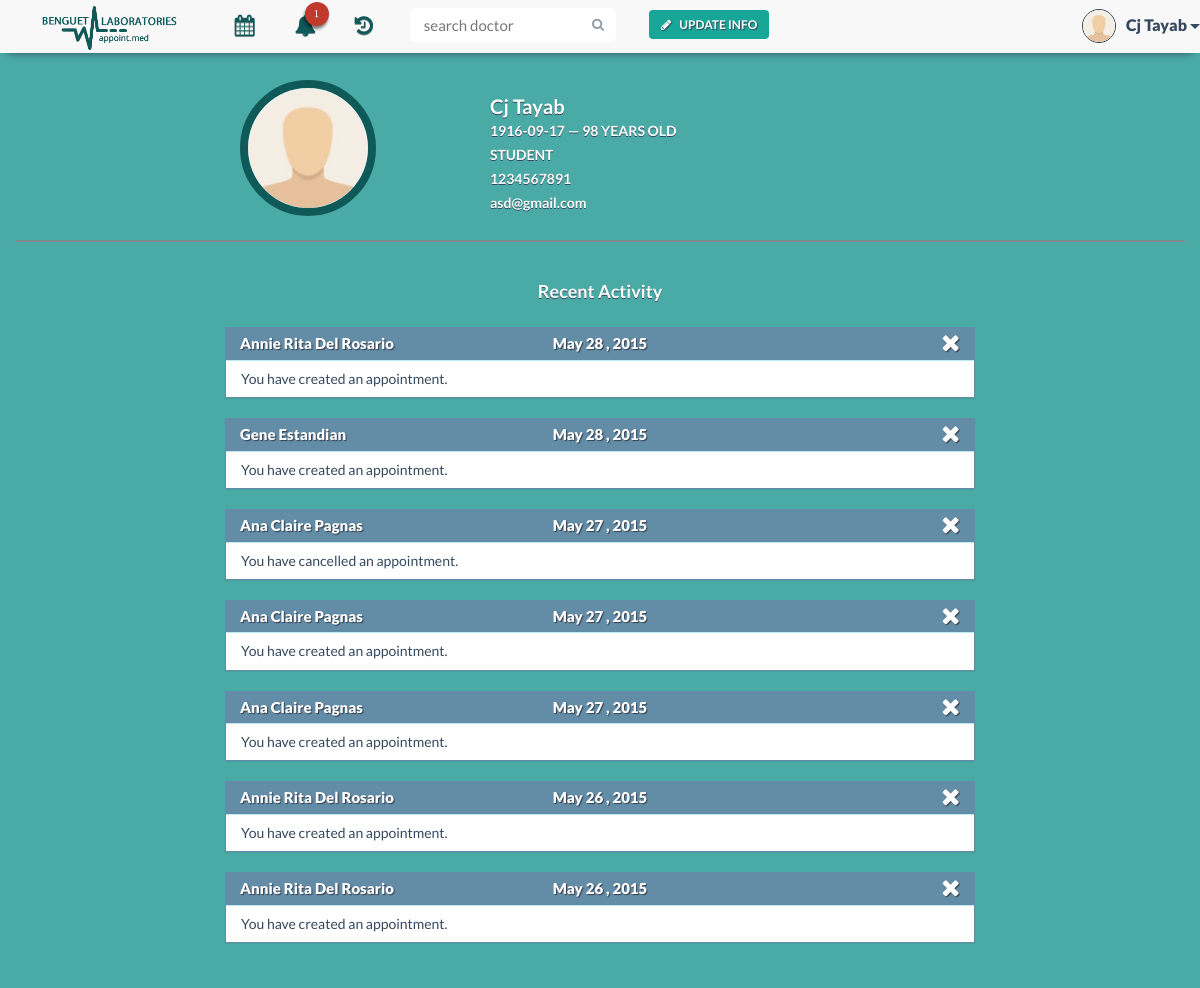
The app's page /patient.php (signed in), older data.
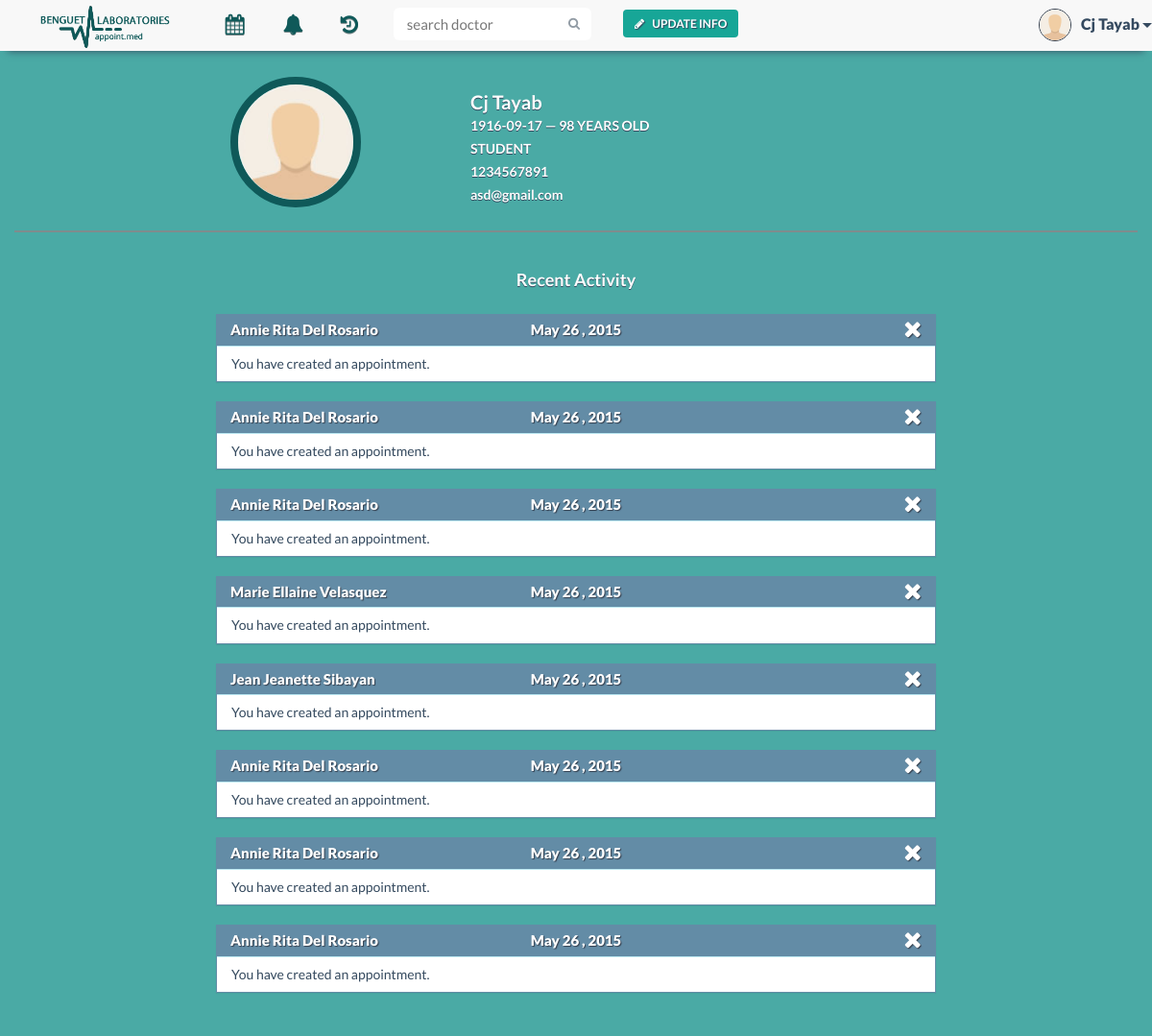
The same page, newer data.
### tables this page shows
CREATE TABLE IF NOT EXISTS `patient` (
  `patient_id` varchar(30) NOT NULL,
  `patient_name` varchar(30) NOT NULL,
  `patient_contact` varchar(20) NOT NULL,
  `birthdate` date NOT NULL,
  `email` varchar(30) NOT NULL,
  `username` varchar(30) NOT NULL,
  `occupation` text,
  PRIMARY KEY (`patient_id`),
  KEY `username` (`username`)
);

CREATE TABLE IF NOT EXISTS `notification` (
  `notification_id` int(11) NOT NULL AUTO_INCREMENT,
  `indicator` varchar(30) NOT NULL,
  `doctor_id` varchar(30) NOT NULL,
  `patient_id` varchar(30) NOT NULL,
  `legend_id` varchar(30) NOT NULL,
  `notification_date` date NOT NULL,
  `notification` text NOT NULL,
  PRIMARY KEY (`notification_id`),
  KEY `notif_id` (`legend_id`)
);

CREATE TABLE IF NOT EXISTS `doctor` (
  `doctor_id` varchar(30) NOT NULL,
  `doctor_name` varchar(30) NOT NULL,
  `specialization` text NOT NULL,
  `doctor_status` enum('In','Out','Break') NOT NULL,
  `email` varchar(30) NOT NULL,
  `username` varchar(30) NOT NULL,
  PRIMARY KEY (`doctor_id`),
  KEY `username` (`username`)
);

### patient.php (the view, shortened to what this page needs)
<!DOCTYPE html>
<html lang="en">
    <?php
    include 'include/head.php';
    include 'connectdatabase.php';
    ?>
    <body>
        <div class="container">
            <?php
            $username = $_SESSION['username'];
            $result = mysqli_query($con, "SELECT * FROM patient WHERE username LIKE '$username'") or die(mysqli_error());
            $row = mysqli_fetch_array($result);
            $patient_id = $row['patient_id'];
            $patient_n = $row['patient_name'];
            $n_result = mysqli_query($con, "SELECT * FROM notification WHERE patient_id LIKE '$patient_id' ORDER BY 6 DESC, 1 DESC LIMIT 10");
            $date_today = date('Y-m-d');
            $count_result = mysqli_query($con, "SELECT COUNT(notification) AS count FROM notification WHERE patient_id LIKE '$patient_id' AND (indicator = 'doctor' OR indicator = 'admin')");
            $count_row = mysqli_fetch_array($count_result);
            $count_announcement = mysqli_query($con, "SELECT * FROM announcement WHERE start_publish <= '$date_today' AND end_publish >= '$date_today' AND (send_to = 'all' OR send_to = 'patient')");
            $notif_count = $count_row['count'];
            $announcement_count = mysqli_num_rows($count_announcement);
            $notif_count2 = $notif_count + $announcement_count;
            ?>
            <?php
            include 'include/pt-nav-start.php';
            ?>
            <ul class="nav navbar-nav">
                <li class="dropdown tooltip-bottom" data-tooltip="Appointments">
                    <a href="#" class="dropdown-toggle" data-toggle="dropdown" role="button" aria-expanded="false"><i class="fa fa-calendar fa-lg"></i>Appointments<span class="caret"></span></a>
                </li>
                <li class="tooltip-bottom" data-tooltip="Notifications">
                    <a href="notifications.php">
                        <i class="fa fa-bell fa-lg">
                            <?php
                            if ($notif_count2 == 0)
                                echo '<span class="badge hide">' . $notif_count2 . '</span>';
                            else
                                echo '<span class="badge">' . $notif_count2 . '</span>';
                            ?>
                        </i>Notifications
                    </a>
                </li>
                <li class="dropdown tooltip-bottom" data-tooltip="History">
                    <a href="#" class="dropdown-toggle" data-toggle="dropdown" role="button" aria-expanded="false"><i class="fa fa-history fa-lg"></i>History<span class="caret"></span></a>
                </li>
                <?php
                include 'include/pt-nav-end.php';
                ?>
                <div class="container-fluid" id="patient-info">
                    <div class="row">
                        <div class="col-xs-12 col-md-2 col-md-offset-2">
                            <img src="img/profile/<?php
                            $file = "img/profile/" . $patient_id . ".jpg";
                            if (file_exists($file)) {
                                echo $patient_id;
                            } else {
                                echo 'profile_avatar';
                            }
                            ?>.jpg" class="img-responsive">
                        </div>
                        <div class="col-xs-12 col-md-5 user-md">
                            <div class="p-info">
                                    <h1><?php echo $row['patient_name']; ?></h1>
                                    <?php
                                    $birthday = explode("-", $row['birthdate']);
                                    $age = (date("md", date("U", mktime(0, 0, 0, $birthday[1], $birthday[2], $birthday[0]))) > date("md") ? ((date("Y") - $birthday[0]) - 1) : (date("Y") - $birthday[0]));
                                    ?>
                                    <p><?php echo $row['birthdate']; ?> &mdash; <?php echo $age; ?> years old</p>
                                    <p><?php echo $row['occupation']; ?></p>
                                    <p><?php echo $row['patient_contact']; ?></p>
                                    <p class="email"><?php echo $row['email']; ?></p>
                            </div>
                        </div>
                    </div>
                </div>
                <div class="container-fluid patient-activity">
                    <div class="row">
                        <div class="col-md-6 col-md-offset-3">
                        </div>
                        <?php
                        if (mysqli_num_rows($n_result) >= 1) {
                            echo '<h1 class="text-center row-header2-fff">Recent Activity</h1>';
                            while ($n_row = mysqli_fetch_array($n_result)) {
                                if ($n_row['indicator'] == 'patient') {
                                    if ($n_row['patient_id'] == $patient_id) {
                                        $n_id = $n_row['legend_id'];
                                        $n_did = $n_row['doctor_id'];
                                        $notif_date = date("F j , Y", strtotime($n_row["notification_date"]));
                                        $n_legend = mysqli_query($con, "SELECT * FROM notification_legend WHERE legend_id LIKE '$n_id'");
                                        $n_color = mysqli_fetch_array($n_legend);
                                        $d_result = mysqli_query($con, "SELECT * FROM doctor WHERE doctor_id LIKE '$n_did'");
                                        $doc = mysqli_fetch_array($d_result);
                                        if ($n_color['color'] == 'orange') {
                                            echo "<div class='col-xs-12 col-md-8 col-md-offset-2'>
                                                    <div class='panel panel-notif panel-warning'>
                                                        <div class='panel-heading'><span class='hidden-xs hidden-sm'>Dr. " . $doc["doctor_name"] . "</span>" . $notif_date . "
                                                            <a href=\"close_notif_prof.php?nid=$n_row[notification_id]&desc=$n_row[notification]\" title='Close'><i class='fa fa-remove delete-btn x-btn'></i></a>
                                                        </div>
                                                        <div class='panel-body'>
                                                             You have rescheduled an appointment.<span class='visible-xs visible-sm notif-name'>&mdash; Dr. " . $doc['doctor_name'] . "</span>
                                                        </div>
                                                    </div>
                                                </div>";
                                        } else if ($n_color['color'] == 'blue') {
                                            if($n_row['notification'] == 'A patient has requested an appointment.')
                                                $notification_m = 'You have created an appointment.';
                                            else
                                                $notification_m = 'You have cancelled an appointment.';
                                            echo "<div class='col-xs-12 col-md-8 col-md-offset-2'>
                                                    <div class='panel panel-notif panel-info'>
                                                        <div class='panel-heading'><span class='hidden-xs hidden-sm'>" . $doc["doctor_name"] . "</span>" . $notif_date . "
                                                            <a href=\"close_notif_prof.php?nid=$n_row[notification_id]&desc=$n_row[notification]\" title='Close'><i class='fa fa-remove delete-btn x-btn'></i></a>
                                                        </div>
                                                        <div class='panel-body'>
                                                            " . $notification_m . "<span class='visible-xs visible-sm notif-name'>&mdash; Dr. " . $doc['doctor_name'] . "</span>
                                                        </div>
                                                    </div>
                                                </div>";
                                        }
                                    }
                                }
                            }
                        } else
                            echo '<h1 class="text-center row-header2-fff">No Recent Activity</h1>';
                        ?>
                    </div>
                </div>
        </div>
    </body>
</html>

### include/head.php (shortened to what this page needs)
<head>
    <link href="css/bootstrap.min.css" rel="stylesheet">
    <link href="css/font-awesome.min.css" rel="stylesheet">
    <link href="css/font-awesome.css" rel="stylesheet">
    <link href="css/bootstrap-datetimepicker.min.css" rel="stylesheet">
    <link href="css/styles.css" rel="stylesheet">
    <link href="css/search.css" rel="stylesheet">
    <link href="css/tooltip.css" rel="stylesheet">
    <link href="css/scrolltop.css" rel="stylesheet">
</head>

### include/pt-nav-start.php (shortened to what this page needs)
<nav class="navbar navbar-default navbar-fixed-top">
    <div class="container">
        <div class="navbar-header">
            <a class="navbar-brand logo-text hidden-sm hidden-xs" href="#">appoint.med</a>
            <div class="navbar-logo hidden-sm hidden-xs">
            </div>
        </div>
        <div class="collapse navbar-collapse" id="bs-example-navbar-collapse-1">

### include/pt-nav-end.php (shortened to what this page needs)
                <li class="nav-button navbar-right">
                    <button type="button" class="btn btn-default btn-noborder green-btn nav-modal-button" data-toggle="modal" data-target=".bs-pt-edit-profile-modal-lg" data-id="'.$appointment_id.'" data-patient-id="'.$patient_id.'">
                    <i class="fa fa-pencil"></i>Update Info</button>
                </li>
                <form class="navbar-form navbar-right" method="post" role="search" action="search.php">
                    <div class="input-group search-bar">
                        <input type="text" class="form-control" name="search" placeholder="search doctor" id="inputSearch">
                        <span class="input-group-btn">
                            <button type="submit" class="btn"><i class="fa fa-search"></i></button>
                        </span>
                    </div>
                </form>
            </ul>
            <ul class="nav navbar-nav navbar-right signedin">
                <div class="btn-group navbar-right tooltip-bottom" data-tooltip="You">
                    <button type="button" class="btn btn-default btn-lg btn-noborder dropdown-toggle" data-toggle="dropdown" aria-expanded="false">
                        <div class="signedin-photo">
                            <img src="img/profile/<?php
                            $file = "img/profile/" . $patient_id . ".jpg";
                            if (file_exists($file)) {
                                echo $patient_id;
                            } else {
                                echo 'profile_avatar';
                            }
                            ?>.jpg" class="img-responsive">
                        </div>
            <?php echo $patient_n ?>
                        <span class="caret"></span>
                    </button>
                </div>
            </ul>
        </div>
    </div>
</nav>

### css/tooltip.css (style rules this page uses)
[data-tooltip], .tooltip { position: relative; cursor: pointer; }
[data-tooltip]:before, [data-tooltip]:after, .tooltip:before, .tooltip:after { position: absolute; visibility: hidden; -ms-filter: "progid:DXImageTransform.Microsoft.Alpha(Opacity=0)"; filter: progid:DXImageTransform.Microsoft.Alpha(Opacity=0); opacity: 0; -webkit-transition: opacity 0.2s ease-in-out, visibility 0.2s ease-in-out, -webkit-transform 0.2s cubic-bezier(0.71, 1.7, 0.77, 1.24); -moz-transition: opacity 0.2s ease-in-out, visibility 0.2s ease-in-out, -moz-transform 0.2s cubic-bezier(0.71, 1.7, 0.77, 1.24); transition: opacity 0.2s ease-in-out, visibility 0.2s ease-in-out, transform 0.2s cubic-bezier(0.71, 1.7, 0.77, 1.24); -webkit-transform: translate3d(0, 0, 0); -moz-transform: translate3d(0, 0, 0); transform: translate3d(0, 0, 0); pointer-events: none; }
.tooltip:before, [data-tooltip]:before { z-index: 1001; border: 6px solid transparent; background: transparent; content: ""; }
.tooltip:after, [data-tooltip]:after { z-index: 1002; padding: 8px; min-width: 120px; background-color: #000; background-color: hsla(0, 0%, 20%, 0.9); color: #fff; content: attr(data-tooltip); font-size: 14px; line-height: 1.2; text-align: center; }
[data-tooltip]:before, [data-tooltip]:after, .tooltip:before, .tooltip:after, .tooltip-top:before, .tooltip-top:after { bottom: 100%; left: 50%; }
[data-tooltip]:before, .tooltip:before, .tooltip-top:before { margin-left: -6px; margin-bottom: -12px; border-top-color: #000; border-top-color: hsla(0, 0%, 20%, 0.9); }
[data-tooltip]:after, .tooltip:after, .tooltip-top:after { margin-left: -60px; }
.tooltip-bottom:before, .tooltip-bottom:after { top: 100%; bottom: auto; left: 50%; }
.tooltip-bottom:before { margin-top: -12px; margin-bottom: 0; border-top-color: transparent; border-bottom-color: #000; border-bottom-color: hsla(0, 0%, 20%, 0.9); }

Row changes from the older to the newer data that the page shows:
removed notification: doctor.doctor_name "Annie Rita Del Rosario", notification_date "May 28 , 2015", notification "You have created an appointment."
removed notification: doctor.doctor_name "Gene Estandian", notification_date "May 28 , 2015", notification "You have created an appointment."
removed notification: doctor.doctor_name "Ana Claire Pagnas", notification_date "May 27 , 2015", notification "You have cancelled an appointment."
removed notification: doctor.doctor_name "Ana Claire Pagnas", notification_date "May 27 , 2015", notification "You have created an appointment."
removed notification: doctor.doctor_name "Ana Claire Pagnas", notification_date "May 27 , 2015", notification "You have created an appointment."
added notification: doctor.doctor_name "Annie Rita Del Rosario", notification_date "May 26 , 2015", notification "You have created an appointment."
added notification: doctor.doctor_name "Marie Ellaine Velasquez", notification_date "May 26 , 2015", notification "You have created an appointment."
added notification: doctor.doctor_name "Jean Jeanette Sibayan", notification_date "May 26 , 2015", notification "You have created an appointment."
added notification: doctor.doctor_name "Annie Rita Del Rosario", notification_date "May 26 , 2015", notification "You have created an appointment."
added notification: doctor.doctor_name "Annie Rita Del Rosario", notification_date "May 26 , 2015", notification "You have created an appointment."
added notification: doctor.doctor_name "Annie Rita Del Rosario", notification_date "May 26 , 2015", notification "You have created an appointment."
Text that changed along with them:
$notif_count2: "1" → (not shown)
